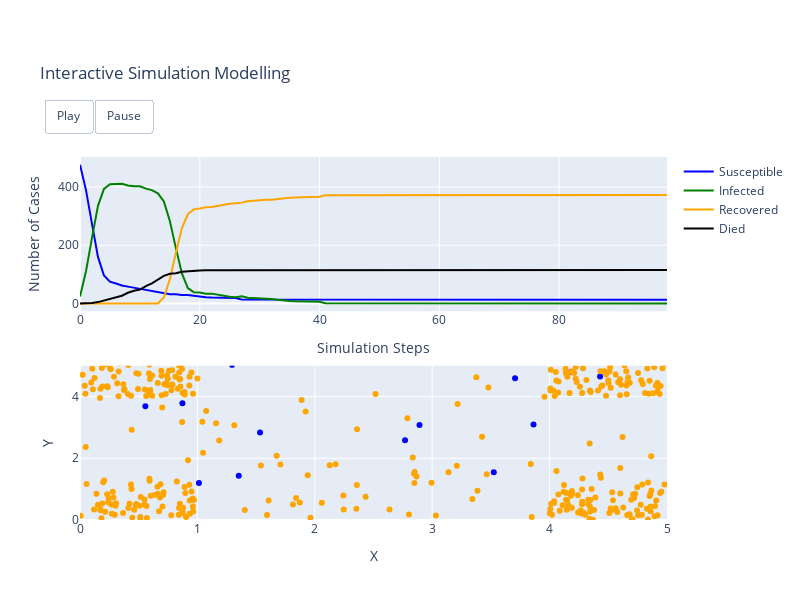

Write notebook code for a chart like this one.
### Code cell
replay_plot(negatives, positives, survivors, deaths, df, grid_max=grid_max)

### Figure 1 — Plotly figure (JSON) as saved in the notebook; plotly's stock layout.template omitted (floating-point values rounded to 4 significant figures; data arrays with more than 128 entries replaced by an {"elided": "..."} marker saying what was removed)
{"data": [{"line": {"color": "blue", "width": 2}, "mode": "lines", "name": "Susceptible", "type": "scatter", "x": [0, 1, 2, 3, 4, 5, 6, 7, 8, 9, 10, 11, 12, 13, 14, 15, 16, 17, 18, 19, 20, 21, 22, 23, 24, 25, 26, 27, 28, 29, 30, 31, 32, 33, 34, 35, 36, 37, 38, 39, 40, 41, 42, 43, 44, 45, 46, 47, 48, 49, 50, 51, 52, 53, 54, 55, 56, 57, 58, 59, 60, 61, 62, 63, 64, 65, 66, 67, 68, 69, 70, 71, 72, 73, 74, 75, 76, 77, 78, 79, 80, 81, 82, 83, 84, 85, 86, 87, 88, 89, 90, 91, 92, 93, 94, 95, 96, 97, 98], "xaxis": "x", "y": [476, 389, 273, 160, 96, 75, 69, 62, 58, 54, 50, 46, 42, 39, 34, 32, 32, 29, 29, 26, 23, 22, 21, 21, 20, 20, 19, 14, 14, 13, 13, 13, 13, 13, 13, 13, 13, 13, 13, 13, 13, 13, 13, 13, 13, 13, 13, 13, 13, 13, 13, 13, 13, 13, 13, 13, 13, 13, 13, 13, 13, 13, 13, 13, 13, 13, 13, 13, 13, 13, 13, 13, 13, 13, 13, 13, 13, 13, 13, 13, 13, 13, 13, 13, 13, 13, 13, 13, 13, 13, 13, 13, 13, 13, 13, 13, 13, 13, 13, 13], "yaxis": "y"}, {"line": {"color": "green", "width": 2}, "mode": "lines", "name": "Infected", "type": "scatter", "x": [0, 1, 2, 3, 4, 5, 6, 7, 8, 9, 10, 11, 12, 13, 14, 15, 16, 17, 18, 19, 20, 21, 22, 23, 24, 25, 26, 27, 28, 29, 30, 31, 32, 33, 34, 35, 36, 37, 38, 39, 40, 41, 42, 43, 44, 45, 46, 47, 48, 49, 50, 51, 52, 53, 54, 55, 56, 57, 58, 59, 60, 61, 62, 63, 64, 65, 66, 67, 68, 69, 70, 71, 72, 73, 74, 75, 76, 77, 78, 79, 80, 81, 82, 83, 84, 85, 86, 87, 88, 89, 90, 91, 92, 93, 94, 95, 96, 97, 98], "xaxis": "x", "y": [24, 111, 225, 335, 393, 409, 410, 411, 405, 402, 402, 394, 389, 378, 350, 283, 191, 104, 53, 39, 38, 34, 34, 30, 27, 23, 22, 25, 20, 19, 19, 16, 16, 13, 10, 9, 8, 8, 7, 7, 6, 1, 1, 0, 0, 0, 0, 0, 0, 0, 0, 0, 0, 0, 0, 0, 0, 0, 0, 0, 0, 0, 0, 0, 0, 0, 0, 0, 0, 0, 0, 0, 0, 0, 0, 0, 0, 0, 0, 0, 0, 0, 0, 0, 0, 0, 0, 0, 0, 0, 0, 0, 0, 0, 0, 0, 0, 0, 0, 0], "yaxis": "y"}, {"line": {"color": "orange", "width": 2}, "mode": "lines", "name": "Recovered", "type": "scatter", "x": [0, 1, 2, 3, 4, 5, 6, 7, 8, 9, 10, 11, 12, 13, 14, 15, 16, 17, 18, 19, 20, 21, 22, 23, 24, 25, 26, 27, 28, 29, 30, 31, 32, 33, 34, 35, 36, 37, 38, 39, 40, 41, 42, 43, 44, 45, 46, 47, 48, 49, 50, 51, 52, 53, 54, 55, 56, 57, 58, 59, 60, 61, 62, 63, 64, 65, 66, 67, 68, 69, 70, 71, 72, 73, 74, 75, 76, 77, 78, 79, 80, 81, 82, 83, 84, 85, 86, 87, 88, 89, 90, 91, 92, 93, 94, 95, 96, 97, 98], "xaxis": "x", "y": [0, 0, 0, 0, 0, 0, 0, 0, 0, 0, 0, 0, 0, 0, 21, 83, 173, 258, 307, 323, 326, 330, 331, 335, 338, 342, 344, 346, 351, 353, 353, 356, 356, 359, 362, 363, 364, 364, 365, 365, 366, 371, 371, 372, 372, 372, 372, 372, 372, 372, 372, 372, 372, 372, 372, 372, 372, 372, 372, 372, 372, 372, 372, 372, 372, 372, 372, 372, 372, 372, 372, 372, 372, 372, 372, 372, 372, 372, 372, 372, 372, 372, 372, 372, 372, 372, 372, 372, 372, 372, 372, 372, 372, 372, 372, 372, 372, 372, 372, 372], "yaxis": "y"}, {"line": {"color": "black", "width": 2}, "mode": "lines", "name": "Died", "type": "scatter", "x": [0, 1, 2, 3, 4, 5, 6, 7, 8, 9, 10, 11, 12, 13, 14, 15, 16, 17, 18, 19, 20, 21, 22, 23, 24, 25, 26, 27, 28, 29, 30, 31, 32, 33, 34, 35, 36, 37, 38, 39, 40, 41, 42, 43, 44, 45, 46, 47, 48, 49, 50, 51, 52, 53, 54, 55, 56, 57, 58, 59, 60, 61, 62, 63, 64, 65, 66, 67, 68, 69, 70, 71, 72, 73, 74, 75, 76, 77, 78, 79, 80, 81, 82, 83, 84, 85, 86, 87, 88, 89, 90, 91, 92, 93, 94, 95, 96, 97, 98], "xaxis": "x", "y": [0, 0, 2, 5, 11, 16, 21, 27, 37, 44, 48, 60, 69, 83, 95, 102, 104, 109, 111, 112, 113, 114, 114, 114, 115, 115, 115, 115, 115, 115, 115, 115, 115, 115, 115, 115, 115, 115, 115, 115, 115, 115, 115, 115, 115, 115, 115, 115, 115, 115, 115, 115, 115, 115, 115, 115, 115, 115, 115, 115, 115, 115, 115, 115, 115, 115, 115, 115, 115, 115, 115, 115, 115, 115, 115, 115, 115, 115, 115, 115, 115, 115, 115, 115, 115, 115, 115, 115, 115, 115, 115, 115, 115, 115, 115, 115, 115, 115, 115, 115], "yaxis": "y"}, {"marker": {"color": "blue"}, "mode": "markers", "name": "Susceptible", "showlegend": false, "type": "scatter", "x": [0.8724, 2.892, 3.524, 1.352, 3.706, 0.5568, 1.534, 2.769, 1.013, 3.863, 1.295, 4.186, 4.43], "xaxis": "x2", "y": [3.784, 3.078, 1.55, 1.438, 4.593, 3.688, 2.839, 2.585, 1.199, 3.097, 5.029, 4.804, 4.651], "yaxis": "y2"}, {"marker": {"color": "green"}, "mode": "markers", "name": "Infected", "showlegend": false, "type": "scatter", "x": [10], "xaxis": "x2", "y": [10], "yaxis": "y2"}, {"marker": {"color": "orange"}, "mode": "markers", "name": "Recovered", "showlegend": false, "type": "scatter", "x": {"elided": "372 float values"}, "xaxis": "x2", "y": {"elided": "372 float values"}, "yaxis": "y2"}], "layout": {"height": 600, "title": {"text": "Interactive Simulation Modelling"}, "updatemenus": [{"active": 0, "buttons": [{"args": [null, {"frame": {"duration": 100, "redraw": false}, "fromcurrent": true, "transition": {"duration": 10, "easing": "quadratic-in-out"}}], "label": "Play", "method": "animate"}, {"args": [[null], {"frame": {"duration": 0, "redraw": false}, "mode": "immediate", "transition": {"duration": 0}}], "label": "Pause", "method": "animate"}], "direction": "left", "pad": {"r": 10, "t": 87}, "showactive": false, "type": "buttons", "x": 0.14, "xanchor": "right", "y": 1.4, "yanchor": "top"}], "width": 800, "xaxis": {"anchor": "y", "autorange": true, "domain": [0, 1], "range": [0, 98], "title": {"text": "Simulation Steps"}, "type": "linear"}, "xaxis2": {"anchor": "y2", "domain": [0, 1], "range": [0, 5], "title": {"text": "X"}, "type": "linear"}, "yaxis": {"anchor": "x", "autorange": true, "domain": [0.575, 1], "range": [-26.44, 502.4], "title": {"text": "Number of Cases"}, "type": "linear"}, "yaxis2": {"anchor": "x2", "domain": [0, 0.425], "range": [0, 5], "title": {"text": "Y"}, "type": "linear"}}}
